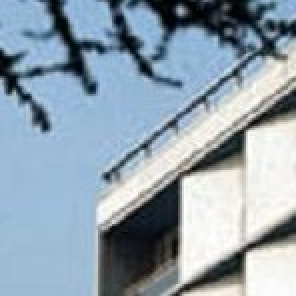
#> input picture building.jpg, 148 x 148 px (shown 2 times larger)
$ python test20141117_9x9_max_edge.py   (Python 2 division)
#> lines starting #> are read from the running program, lines starting #| are printed output that depends on the picture; after the words box and inside, x2 and y2 are one past the last pixel; in counts of white or black regions, pixels touching at a corner belong together
import numpy as np
import cv2
import cv2.cv as cv
from matplotlib import pyplot as plt
from math import sqrt
import time
from datetime import date
from datetime import datetime
import sys

def height(img):
  return img.shape[0]

def width(img):
  return img.shape[1]

def is_close(x1, x2, dx):
  if x1>x2:
    return (x1-x2<dx)
  else:
    return (x2-x1<dx)

def circle_center_x(circle):
  return circle[0]

def circle_center_y(circle):
  return circle[1]

def circle_radius(circle):
  return circle[2]

def dist(x1,y1,x2,y2):
  return sqrt((x1-x2)*(x1-x2)+(y1-y2)*(y1-y2))

def on_circles(x,y,circles):
  first=True;
  for cir in circles[0,:]:
    if(is_close(
      dist(y,x,circle_center_x(cir),circle_center_y(cir)),
      circle_radius(cir),
       1)):
      return True
    #if(first): break
  return False

def sort_by_column(arr, column):
  return arr[arr[:,column].argsort()]

g_count=0

def find_edge(gray_block, block_size, mask_size, thres, num_return):
  global g_count

  # initialize
  max_degree_info = []
  max_degree_dump = []

  # [6 lines of commented-out code are left out]
  gray_blur7 = cv2.GaussianBlur(gray_block,(5,5),0)
  #gray_dog = cv2.subtract(gray_block, gray_blur7)
  gray_dog = cv2.subtract(gray_blur7, gray_block)

  # for each degree, get max sum
  degree_step=2
  for degree in range(0, 180, degree_step):
    #print "degree:"+str(degree)

    # rotate the image, use a mask to filter out the needed part
    M = cv2.getRotationMatrix2D((block_size/2,block_size/2),degree,1)
    dst = cv2.warpAffine(gray_dog,M,(block_size,block_size))[block_size/2-mask_size/2:block_size/2+mask_size/2,block_size/2-mask_size/2:block_size/2+mask_size/2]
    #cv2.imwrite('building_debug'+str(g_count)+'.png', dst)
    g_count=g_count+1
    pos = (degree/degree_step)+1
    if (pos >= degree_step): pos=pos+9
    #plt.subplot(4, 9, pos),plt.imshow(dst,cmap = 'gray')
    #sum_dst = np.sum(dst,axis=0)
    sum_dst = np.median(dst,axis=0)

    sum_dst_max_idx = np.argmax(sum_dst)
    #print "argmax:"+str(sum_dst_max_idx)
    sum_dst_max=sum_dst[sum_dst_max_idx]
    #print "sum_dst_max:"+str(sum_dst_max)

    for j in range(0,mask_size):
      if sum_dst[j] > thres:
        max_degree_info.append([degree, sum_dst[j], j])

    # [11 lines of commented-out code are left out]


  print max_degree_dump
  print max_degree_info
  max_degree_info = np.array(max_degree_info)
  max_degree_info = sort_by_column(max_degree_info, 1)

  ## check if two lines are too close, < 3pixels, if so, remove it
  #pixels = []
  #for degree in range(0, 180, 2):
  #  for d1,sum1,pixel1 in np.nditer(max_degree_info):
  #    if d1 <> degree: continue

  #    # belongs to this degree


  print max_degree_info


  #sys.exit()

  gray_block=cv2.cvtColor(gray_block[block_size/2-mask_size/2:block_size/2+mask_size/2,block_size/2-mask_size/2:block_size/2+mask_size/2],cv2.COLOR_GRAY2BGR)
  for i in range(1,num_return,1):
    max_degree, max_sum, max_pos=max_degree_info[-i]
    if (max_sum < thres): continue

    dist_from_center=max_pos-mask_size/2
    print "dist_from_center:"+str(dist_from_center)+";block_size:"+str(block_size)
    theta=(max_degree+0)/180.0*np.pi
    print "theta:"+str(theta)+";max_degree:"+str(max_degree)
    rho=dist_from_center
    a = np.cos(theta)
    b = np.sin(theta)
    print "a:"+str(theta)+";b:"+str(b)
    x0 = a*rho+mask_size/2
    y0 = b*rho+mask_size/2
    print "x0:"+str(x0)+";y0:"+str(y0)
    x1 = int(x0 + 100*(-b))
    y1 = int(y0 + 100*(a))
    x2 = int(x0 - 100*(-b))
    y2 = int(y0 - 100*(a))
    print "x1:"+str(x1)+";y1:"+str(y1)
    print "x2:"+str(x2)+";y2:"+str(y2)
    cv2.line(gray_block,(x1,y1),(x2,y2),(0,0,255),2)
    #cv2.line(gray_dog,(0,0),(140,140),(0,0,255),2)
    #plt.subplot(4, 9, 1),plt.imshow(gray_dog,cmap = 'gray')
  return gray_block

#######################################################
# 1. for each degree, rotate pixel
# 2. calculate histogram
# 3. find the max, remember the degree and position.
# 4. display an edge along the max position and degree.

# 1. for each degree, rotate pixel
img = cv2.imread('building.jpg')
#> img is the input picture: shape (148, 148, 3); mean B, G, R 173.9, 161.1, 144.8
img_out=img.copy()
gray = cv2.cvtColor(img,cv2.COLOR_BGR2GRAY)
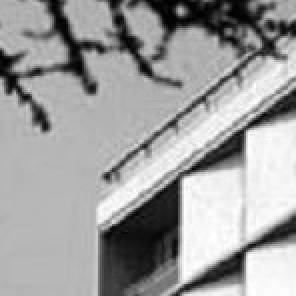
#> gray: shape (148, 148) (shown 2 times larger); min 0, max 255, mean 157.7
rows,cols = gray.shape
#> rows = 148; cols = 148
rows=min(rows,cols)
# calculate DoG
#gray_blur7 = cv2.medianBlur(gray,7)
gray_blur7 = cv2.GaussianBlur(gray,(5,5),0)
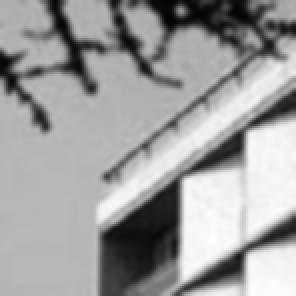
#> gray_blur7: shape (148, 148) (shown 2 times larger); min 2, max 254, mean 157.7
#gray_dog = cv2.subtract(gray, gray_blur7)
gray_dog = cv2.subtract(gray_blur7, gray)
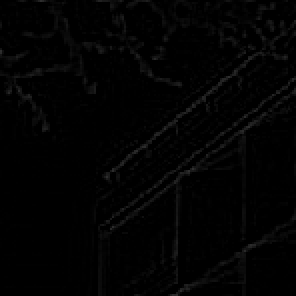
#> gray_dog: shape (148, 148) (shown 2 times larger); min 0, max 48, mean 2.6

gray_out=find_edge(gray, rows, (int)(rows/1.5), 1, 15)
#> the loop in find_edge, `for degree in range(0, 180, degree_step): #print "degree:"+str(degree)` made 90 passes
#> (sum_dst_max_idx, sum_dst_max) on passes 1 to 12: (63, 8.5), (97, 7), (65, 5), (66, 4), (68, 4), (69, 4), (71, 2.5), (72, 3), (42, 2), (70, 2.5), (70, 2), (70, 2)
#> pass 1, in find_edge, `dst = cv2.warpAffine(gray_dog,M,(block_size,block_size))[block_size/2-..`:
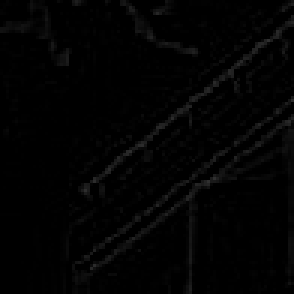
#> dst: shape (98, 98) (shown 3 times larger); min 0, max 48, mean 2.7
#> after the loop in find_edge, `for degree in range(0, 180, degree_step):`:
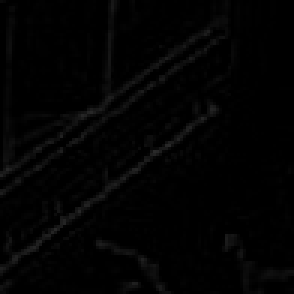
#> dst: shape (98, 98) (shown 3 times larger); min 0, max 42, mean 2.7
#> after the loop in find_edge, `for degree in range(0, 180, degree_step):`: g_count = 90; max_degree_info = 589 items, first 6: [0, 1.5, 62], [0, 8.5, 63], [0, 2, 64], [0, 7, 96], [0, 7, 97], [2, 2, 58]
#> (printed output is left out)
#> in find_edge, `max_degree_info = np.array(max_degree_info)`: max_degree_info = 589 rows, first 8: [0, 1.5, 62], [0, 8.5, 63], [0, 2, 64], [0, 7, 96], [0, 7, 97], [2, 2, 58], [2, 3, 63], [2, 6, 64]
#> in find_edge, `max_degree_info = sort_by_column(max_degree_info, 1)`: max_degree_info = 589 rows, first 8: [10, 1.5, 70], [166, 1.5, 44], [168, 1.5, 5], [170, 1.5, 6], [170, 1.5, 40], [174, 1.5, 3], [174, 1.5, 37], [174, 1.5, 40]
#> in find_edge, `gray_block=cv2.cvtColor(gray_block[block_size/2-mask_size/2:block_size..`:
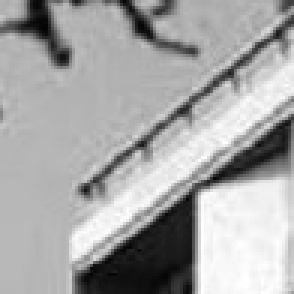
#> gray_block: shape (98, 98, 3) (shown 3 times larger); min 3, max 255, mean 166.2
#> the loop in find_edge, `for i in range(1,num_return,1):` made 14 passes
#> (max_degree, max_sum, max_pos, dist_from_center, theta, rho, a, b) on passes 1 to 12: (52, 22, 46, -3, 0.908, -3, 0.616, 0.788), (50, 20, 46, -3, 0.873, -3, 0.643, 0.766), (52, 18.5, 70, 21, 0.908, 21, 0.616, 0.788), (50, 17, 47, -2, 0.873, -2, 0.643, 0.766), (54, 16, 70, 21, 0.942, 21, 0.588, 0.809), (52, 14, 65, 16, 0.908, 16, 0.616, 0.788), (52, 12.5, 66, 17, 0.908, 17, 0.616, 0.788), (54, 12, 65, 16, 0.942, 16, 0.588, 0.809), (54, 11, 71, 22, 0.942, 22, 0.588, 0.809), (52, 11, 45, -4, 0.908, -4, 0.616, 0.788), (56, 10, 71, 22, 0.977, 22, 0.559, 0.829), (54, 10, 66, 17, 0.942, 17, 0.588, 0.809)
#> after the loop in find_edge, `for i in range(1,num_return,1):`:
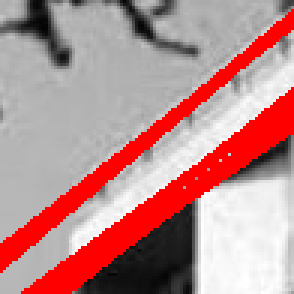
#> gray_block: shape (98, 98, 3) (shown 3 times larger); 18.34% of pixels changed, all inside (x1, y1, x2, y2) = (0, 3, 98, 98)
cv2.imwrite("building-out.png", gray_out)
# [8 lines of commented-out code are left out]
### calculate DoG
# [264 lines of commented-out code are left out]
plt.show()

cv2.waitKey(0)
cv2.destroyAllWindows()

$ run again, with soda_fired_cups-715781.jpg copied over building.jpg
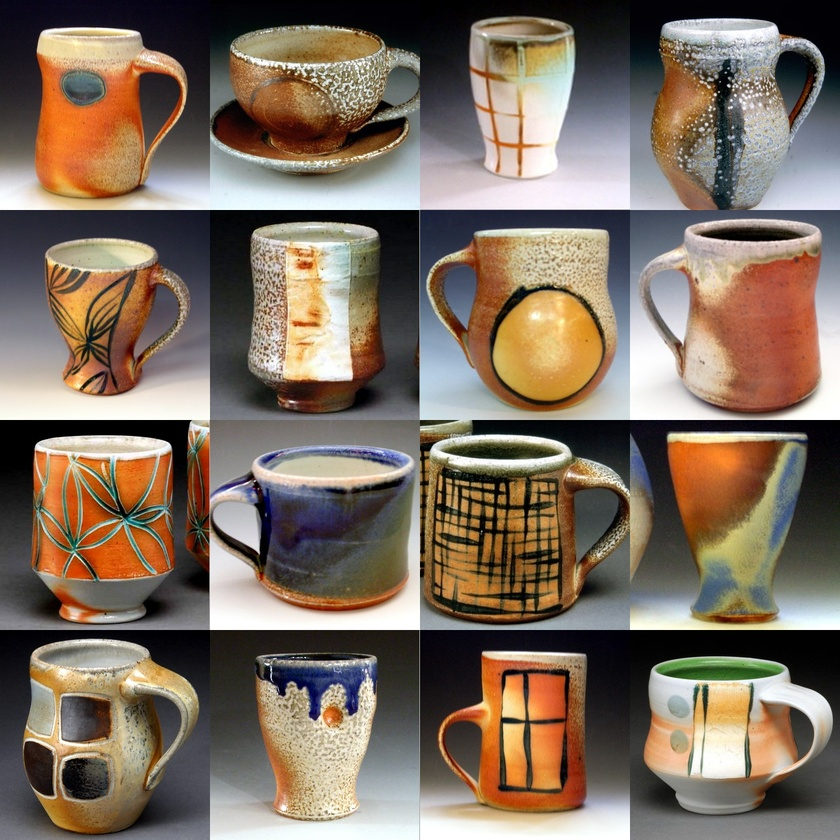
#> input picture soda_fired_cups-715781.jpg, 840 x 840 px, shrunk from 1280 x 1280 before the run
#> img is the input picture: shape (840, 840, 3); mean B, G, R 96.4, 110.9, 126.5
#> `gray_dog = cv2.subtract(gray_blur7, gray)`:
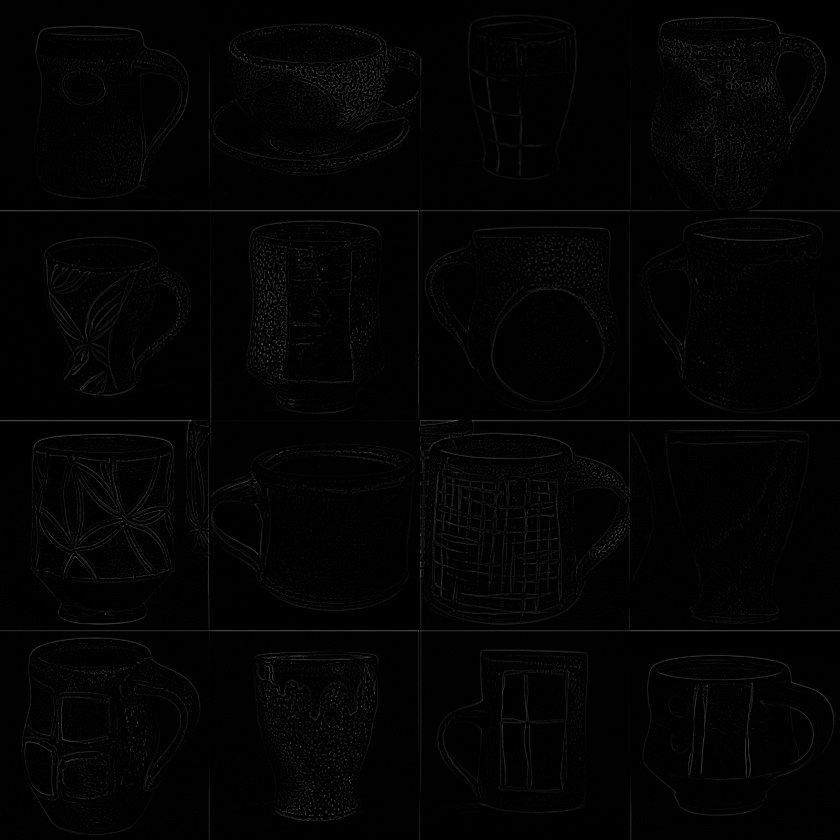
#> gray_dog: shape (840, 840); min 0, max 115, mean 2.4
#> the loop in find_edge, `for degree in range(0, 180, degree_step): #print "degree:"+str(degree)` made 90 passes
#> (sum_dst_max_idx, sum_dst_max) on passes 1 to 8: (489, 13), (286, 2), (360, 2), (1, 1), (35, 1), (23, 1), (20, 1), (58, 1)
#> after the loop in find_edge, `for degree in range(0, 180, degree_step):`: g_count = 90; max_degree_info = 78 items, first 6: [0, 2, 71], [0, 9.5, 278], [0, 5, 280], [0, 7, 281], [0, 3, 488], [0, 13, 489]
#> (printed output is left out)
#> in find_edge, `max_degree_info = np.array(max_degree_info)`: max_degree_info = 78 rows, first 8: [0, 2, 71], [0, 9.5, 278], [0, 5, 280], [0, 7, 281], [0, 3, 488], [0, 13, 489], [2, 2, 286], [2, 2, 287]
#> in find_edge, `max_degree_info = sort_by_column(max_degree_info, 1)`: max_degree_info = 78 rows, first 8: [104, 1.5, 362], [26, 1.5, 90], [28, 1.5, 86], [84, 1.5, 338], [92, 1.5, 339], [92, 1.5, 352], [86, 1.5, 344], [92, 2, 338]
#> (printed output is left out)
#> the loop in find_edge, `for i in range(1,num_return,1):` made 14 passes
#> (max_degree, max_sum, max_pos, dist_from_center, theta, rho, a, b) on passes 1 to 8: (90, 58.5, 490, 210, 1.57, 210, 6.12e-17, 1), (90, 54, 70, -210, 1.57, -210, 6.12e-17, 1), (90, 50, 280, 0, 1.57, 0, 6.12e-17, 1), (90, 16, 491, 211, 1.57, 211, 6.12e-17, 1), (90, 14.5, 71, -209, 1.57, -209, 6.12e-17, 1), (90, 14, 281, 1, 1.57, 1, 6.12e-17, 1), (0, 13, 489, 209, 0, 209, 1, 0), (0, 9.5, 278, -2, 0, -2, 1, 0)
#> (printed output is left out)
#> after the loop in find_edge, `for i in range(1,num_return,1):`:
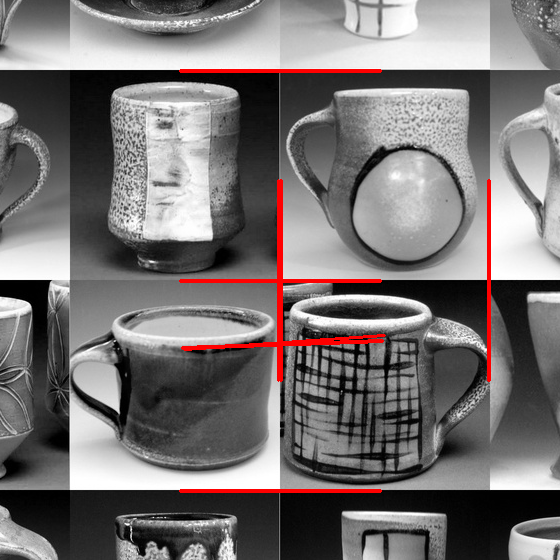
#> gray_block: shape (560, 560, 3); mean B, G, R 114.3, 114.3, 118.8
